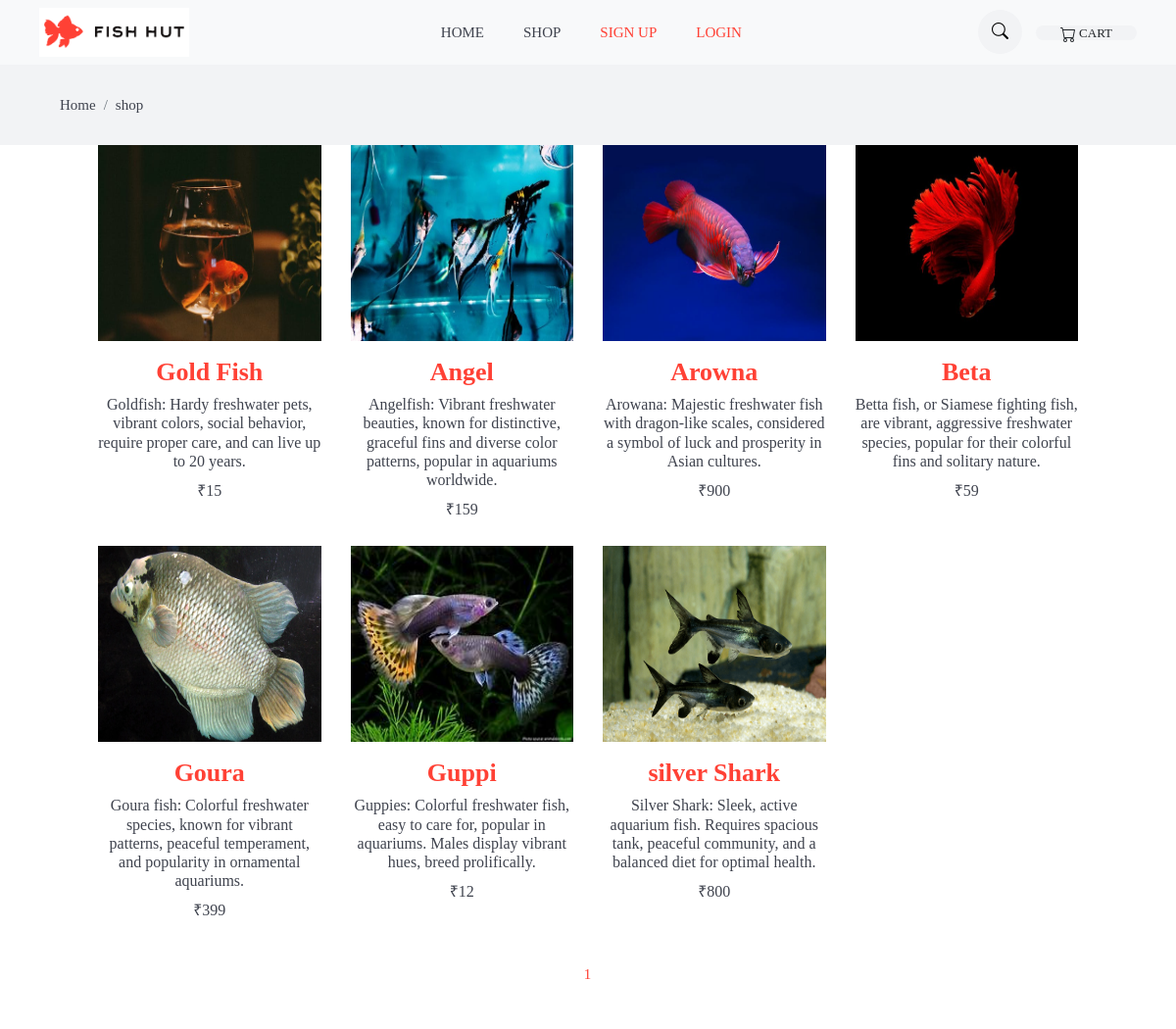
Page /shop/ on the earlier database version.
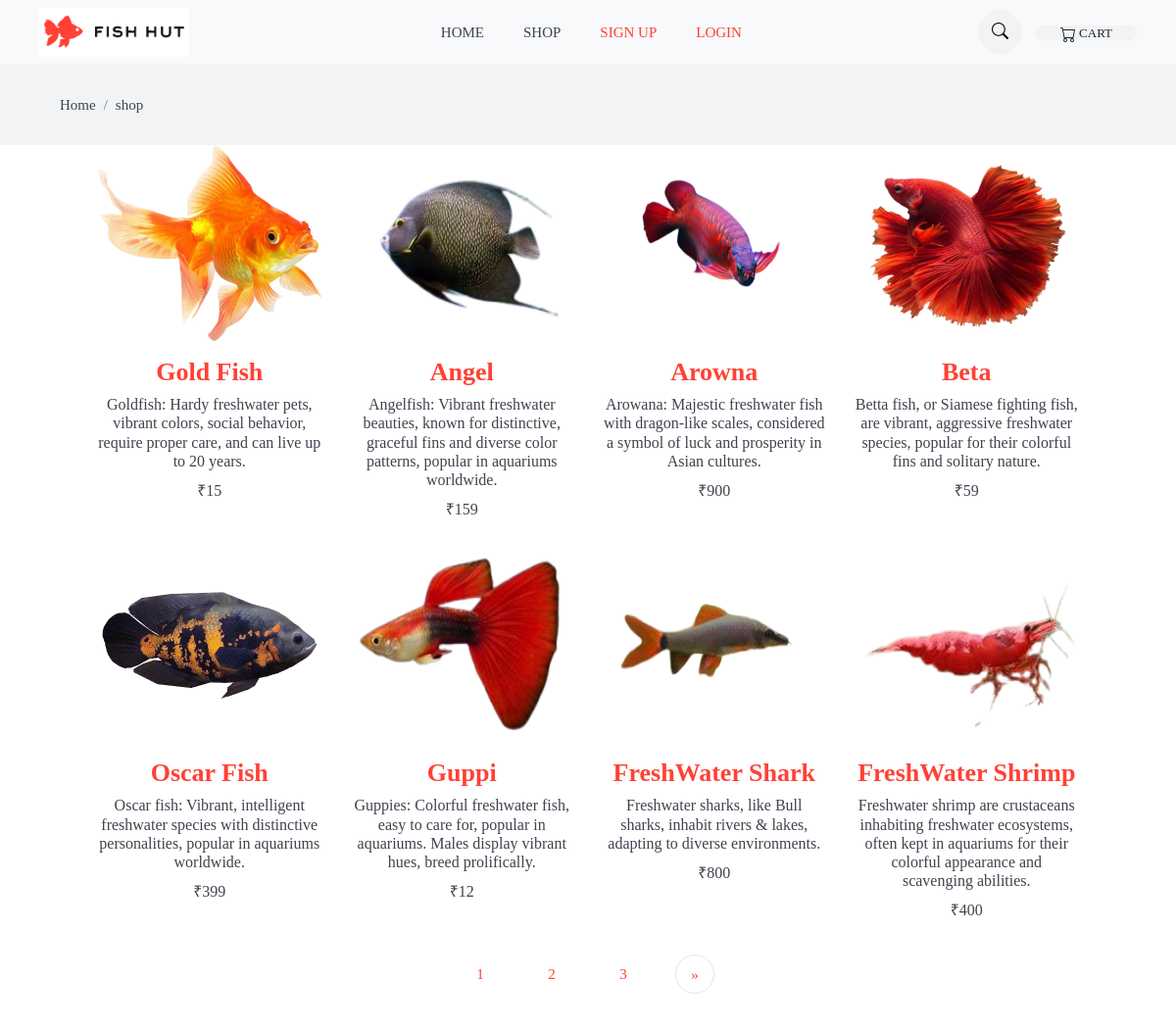
Same page on the later database version.
### pet_app/models.py (models this page shows, shortened)
class products(models.Model):
    product_name=models.TextField(max_length=100)
    product_desc=models.TextField(max_length=300)
    product_image=models.ImageField()
    product_price=models.IntegerField()
    priority=models.IntegerField(default=5)
    stock_quantity = models.IntegerField(default=0)
    offer_percentage=models.IntegerField(default=0)

### pet_app/views.py (the view, shortened to what this page needs)
# urls.py: path('shop/', views.shop, name='shop'),
def shop(request):
    page=1
    if request.GET:
        page=request.GET.get('page',1)
    data=products.objects.all()
    product_paginator=Paginator(data,8)
    data=product_paginator.get_page(page)
    zipped_price=[]
    for i in data:
        if i.product_price is not None:
            product_price=i.product_price
            off_percentage=i.offer_percentage
            offered_price= int(product_price) * (int(off_percentage)/100)
            final_price= int(product_price) - int(offered_price)
            yousave=product_price-final_price
        zipped_price.append((i,final_price))
    context={
        "data":data,
        'zipped_price':zipped_price,
        'yousave':yousave
    }
    return render(request,'pet_app/shop.html',context)

### templates/pet_app/shop.html (shortened to what this page needs)
{% load static %}
<!doctype html>
<html class="no-js supports-no-cookies" lang="en">
<head>
    <link rel="stylesheet" href="https://cdn.jsdelivr.net/npm/bootstrap-icons@1.11.3/font/bootstrap-icons.min.css">
    <link href="{% static 'css/indexPageCss/theme.scss.css' %}" rel="stylesheet" type="text/css" media="all" />
    <link rel="stylesheet" href="{% static 'css/indexPageCss/pluggins.css' %}" type="text/css" media="all">
    <link rel="stylesheet" href="{% static 'css/indexPageCss/style.css' %}">
    <link rel="stylesheet" href="{% static 'css/pro_drop.css' %}">
</head>
<body id="elite-shop" class="template-index">
    <div data-section-id="header" data-section-type="header-section">
        {% block navbar %}
        {% include 'pet_app/navbar.html' %}
        {% endblock %}
    </div>
    <main role="main" id="MainContent">
        <div id="shopify-section-top-collections" class="shopify-section">
            <nav class="bg-gray py-3">
                <div class="container">
                    <ol class="breadcrumb">
                        <li class="breadcrumb-item"><a href="{% url 'index' %}">Home</a></li>
                        <li class="breadcrumb-item active" aria-current="page"><a href="">shop</a></li>
                    </ol>
                </div>
            </nav>
            <section class="section" style="padding-top: 0%;">
                <div class="container " style="padding-left: 70px;padding-right: 70px; ">
                    <div class="row">
                        {% for d,product_price in zipped_price %}
                        <div class="col-lg-3 col-sm-6 mb-4">
                            <div class="product text-center  ">
                                <div class="product-thumb">
                                    <div class="overflow-hidden position-relative">
                                        <a href="{% url 'product_details' d.id %}">
                                            <img class="img-fluid w-100 mb-3 img-first" style="height: 200px;"
                                                src="/static/media/{{d.product_image}}" alt="Pocket Denim Overshirt">
                                        </a>
                                        <div class="btn-cart">
                                        </div>
                                    </div>
                                </div>
                                <div class="product-info ">
                                    <h3 class="h3 text-primary" style="font-weight: bolder;">{{d.product_name}}
                                    </h3>
                                    <h4 class="h5">{{d.product_desc}}
                                    </h4>
                                    <span class="h5">&#x20b9;{{product_price}}</span>
                                </div>
                            </div>
                        </div>
                        {% endfor %}
                    </div>
                    <div>
                        <nav aria-label="Page navigation example" style="border: none;">
                            <ul class="pagination" style="border: none;">
                                {% for i in data.paginator.page_range %}
                                <a class="page-link text-primary" href="?page={{i}}" style="border: none;">
                                    <span style="border: none;">{{i}}</span>
                                </a>
                                {% endfor %}
                                <li class="page-item " style="border: none;">
                                    {% if data.has_next %}
                                    <a class="page-link text-primary" href="?page={{ data.next_page_number }}"
                                        aria-label="Next">
                                        <span aria-hidden="true">&raquo;</span>
                                    </a>
                                    {% endif %}
                                </li>
                            </ul>
                        </nav>
                    </div>
                </div>
            </section>
        </div>
    </main>
</body>
</html>

### templates/pet_app/navbar.html (shortened to what this page needs)
{% load static %}
<nav class="navbar navbar-expand-lg navbar-light bg-light" id="navbar">
    <a class="navbar-brand order-2 order-lg-1  site-header__logo-image" href="/">
        <img style="height: 50px;" src="{% static 'images/indexPageImages/logo_wide.png' %}" alt="" srcset="">
    </a>
    <div class="collapse navbar-collapse order-1 order-lg-2" id="navbarSupportedContent">
        <ul class="navbar-nav mx-auto">
            <li class="nav-item">
                <a class="nav-link" href="{% url 'index' %}">Home</a>
            </li>
            <li class="nav-item">
                <a class="nav-link" href="{% url 'shop' %}">Shop</a>
            </li>
            {% if not user.is_authenticated %}
            <li class="nav-item">
                <a class="nav-link text-primary" href="{% url 'register' %}"> Sign UP</a>
            </li>
            <li class="nav-item">
                <a class="nav-link text-primary" href="{% url 'login1' %}"> Login </a>
            </li>
            {% endif %}
        </ul>
    </div>
    <div class="order-3 navbar-right-elements">
        <div class="search-cart">
            <div class="search ">
                <button id="searchOpen" class="search-btn"><i class="bi bi-search"></i></button>
            </div>
            <div class="cart" id="cart">
                <a id="cartOpen" href="{% url 'cart' %}" class="cart-btn"> CART
                </a>
            </div>
        </div>
    </div>
</nav>

### pet_app/static/css/indexPageCss/theme.scss.css (style rules this page uses)
html { line-height: 1.15; -ms-text-size-adjust: 100%; -webkit-text-size-adjust: 100% }
body { margin: 0 }
article, aside, footer, header, nav, section { display: block }
figcaption, figure, main { display: block }
a { background-color: transparent; -webkit-text-decoration-skip: objects }
img { border-style: none }
svg:not(:root) { overflow: hidden }
button, input, optgroup, select, textarea { font-family: sans-serif; font-size: 100%; line-height: 1.15; margin: 0 }
button, input { overflow: visible }
button, select { text-transform: none }
button, html [type=button], [type=reset], [type=submit] { -webkit-appearance: button }
*, *:before, *:after { box-sizing: border-box }
body, input, textarea, button, select { -webkit-font-smoothing: antialiased; -webkit-text-size-adjust: 100% }
img { max-width: 100% }
button, input[type=submit], label[for] { cursor: pointer }
a, button, [role=button], input, label, select, textarea { touch-action: manipulation }
.text-center { text-align: center !important }
body, html { background-color: #fff }

### pet_app/static/css/indexPageCss/style.css (style rules this page uses)
body { line-height: 26px; font-family: "futura_icgregular"; font-weight: 400; -webkit-font-smoothing: antialiased; font-size: 15px; }
h1, h2, h3, h4, h5, h6, .h1, .h2, .h3, .h4, .h5, .h6 { color: #3f434e; font-family: "futura_icgregular"; font-weight: 400; }
h3, .h3 { font-size: 26px; }
h4, .h4 { font-size: 20px; }
h5, .h5 { font-size: 16px; }
body { background-color: #fff; overflow-x: hidden; }
ol, ul { list-style-type: none; margin: 0px; }
img { vertical-align: middle; border: 0; }
a { color: inherit; }
a, a:hover, a:focus { text-decoration: none; }
a, button, select, input, label { cursor: pointer; transition: 0.2s ease; }
.section { padding-top: 100px; padding-bottom: 100px; }
.breadcrumb { border-radius: 0; background-color: transparent; margin-bottom: 0; }
.breadcrumb-item a { color: #3f434e; }
.bg-gray { background: #f2f3f5; }
.text-primary { color: #ff4135 !important; }
.overflow-hidden { overflow: hidden !important; }
.search { display: inline-block; }
.search-btn { height: 45px; width: 45px; padding: 0; line-height: 45px; font-size: 17px; margin-right: 10px; border: 0; border-radius: 40px; background: #f2f3f5; }
.cart { display: inline-block; }
.cart-btn { height: 45px; padding: 0 25px; line-height: 45px; font-size: 13px; border: 0; border-radius: 40px; background: #f2f3f5; }
.navbar { padding: 0 40px; }
.navbar-brand { z-index: 1; }
.navbar-nav { z-index: 1; }
.navbar .nav-item .nav-link { text-transform: uppercase; font-size: 15px; padding: 20px; display: inline-block; }
.navbar-light .navbar-nav .nav-link { color: #3f434e; transition: 0.2s ease; }
.product { position: relative; overflow: hidden; }
.product .img-first { transform: scale(1); opacity: 1; transition: 0.2s linear; }
.product .btn-cart { position: absolute; width: 100%; bottom: -50px; background: rgba(255, 255, 255, 0.5); padding: 10px 0; transition: 0.3s ease; }
.page-item .page-link { border: 0; color: #898a8f; }
.pagination { justify-content: center; }
.pagination span { height: 40px; width: 40px; line-height: 40px; padding: 0; margin: 0 5px; text-align: center; display: inline-block; border-radius: 50px !important; background: #fff; border: 1px solid #e5e5e5; display: inline-block; }

Differences in the rows shown:
changed products "Gold Fish": product_image: a different picture
changed products "Angel": product_image: a different picture
changed products "Arowna": product_image: a different picture
changed products "Beta": product_image: a different picture
changed products: product_image: a different picture; product_name "Goura" → "Oscar Fish"; product_desc "Goura fish: Colorful freshwater species, known for vibrant patterns, peaceful temperament, and popularity in ornamental aquariums." → "Oscar fish: Vibrant, intelligent freshwater species with distinctive personalities, popular in aquariums worldwide."
changed products "Guppi": product_image: a different picture
changed products: product_image: a different picture; product_name "silver Shark" → "FreshWater Shark"; product_desc "Silver Shark: Sleek, active aquarium fish. Requires spacious tank, peaceful community, and a balanced diet for optimal health." → "Freshwater sharks, like Bull sharks, inhabit rivers & lakes, adapting to diverse environments."
added products: product_image (picture), product_name "FreshWater Shrimp", product_desc "Freshwater shrimp are crustaceans inhabiting freshwater ecosystems, often kept in aquariums for their colorful appearance and scavenging abilities.", product_price "400"
Other differences:
new list line: "2"
new list line: "3"
